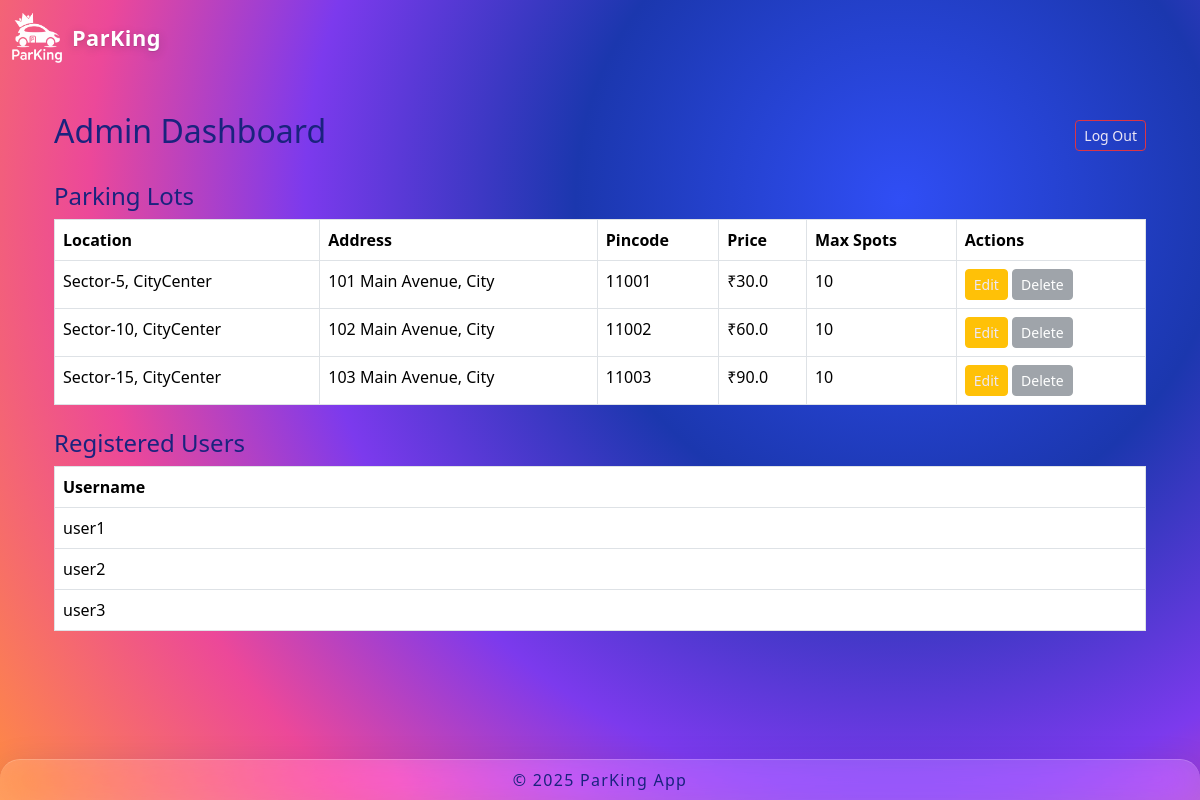
The app's page /admin/dashboard (signed in) with its own data.
### controllers/database.py (models this page shows)
class ParkingLot(db.Model):
    id = db.Column(db.Integer, primary_key=True)        # Primary key column is `id`
    location = db.Column(db.String(120), nullable=False)
    prices = db.Column(db.Float, nullable=False)
    address = db.Column(db.String(200), nullable=False)
    pincode = db.Column(db.String(10), nullable=False)
    max_spots = db.Column(db.Integer, nullable=False)
    spots = db.relationship('ParkingSpot', backref='parking_lot', lazy=True)

class User(db.Model):
    id = db.Column(db.Integer, primary_key=True)
    username = db.Column(db.String(80), unique=True, nullable=False)
    password = db.Column(db.String(120), nullable=False)
    current_booking_id = db.Column(db.Integer, nullable=False, default=0)

### app.py (the view)
@app.route('/admin/dashboard')
def admin_dashboard():
    if 'admin_id' not in session:
        flash("Please log in as admin to access dashboard.", "danger")
        return redirect(url_for('admin_login'))
    parking_lots = ParkingLot.query.all()
    users = User.query.all()
    return render_template('admin_dashboard.html', lots=parking_lots, users=users)

### templates/admin_dashboard.html
{% extends "layout.html" %}
{% block content %}
<div class="container py-4">
  <div class="d-flex justify-content-between align-items-center mb-4">
    <h2>Admin Dashboard</h2>
    <a href="{{ url_for('admin_logout') }}" class="btn btn-outline-danger btn-sm">Log Out</a>
  </div>
  <h4>Parking Lots</h4>
  <table class="table table-bordered mb-4">
    <thead>
      <tr>
        <th>Location</th>
        <th>Address</th>
        <th>Pincode</th>
        <th>Price</th>
        <th>Max Spots</th>
        <th>Actions</th>
      </tr>
    </thead>
    <tbody>
      {% for lot in lots %}
      <tr>
        <td>{{ lot.location }}</td>
        <td>{{ lot.address }}</td>
        <td>{{ lot.pincode }}</td>
        <td>₹{{ lot.prices }}</td>
        <td>{{ lot.max_spots }}</td>
        <td>
          <a href="{{ url_for('admin_edit_lot', lot_id=lot.id) }}" class="btn btn-sm btn-warning">Edit</a>
          {% set occupied_spots = lot.spots|selectattr('status', 'equalto', 'O')|list|length %}
          {% if occupied_spots == 0 %}
            <a href="{{ url_for('admin_delete_lot', lot_id=lot.id) }}" class="btn btn-sm btn-danger" onclick="return confirm('Confirm delete this parking lot?')">Delete</a>
          {% else %}
            <button class="btn btn-sm btn-secondary" disabled>Delete</button>
          {% endif %}
        </td>
      </tr>
      {% endfor %}
    </tbody>
  </table>
  <h4>Registered Users</h4>
  <table class="table table-bordered">
    <thead>
      <tr><th>Username</th></tr>
    </thead>
    <tbody>
      {% for user in users %}
      <tr><td>{{ user.username }}</td></tr>
      {% endfor %}
    </tbody>
  </table>
</div>
{% endblock %}

### static/css/style.css (style rules this page uses)
body { background: radial-gradient( circle at 75% 25%, #304ef5 0%, #1b37ae 30%, #7C3AED 55%, #EC4899 75%, #FF8C42 100% ), #0a1036; color: #1A237E; font-family: 'Segoe UI', 'Roboto', Arial, sans-serif; min-height: 100vh; padding-top: 64px; padding-bottom: 60px; }
a, .btn-link { color: #EDE7F6 !important; }

### records on screen
ParkingLot: location "Sector-5, CityCenter", address "101 Main Avenue, City", pincode "11001", prices "30.0", max_spots "10"
ParkingLot: location "Sector-10, CityCenter", address "102 Main Avenue, City", pincode "11002", prices "60.0", max_spots "10"
ParkingLot: location "Sector-15, CityCenter", address "103 Main Avenue, City", pincode "11003", prices "90.0", max_spots "10"
User: username "user1"
User: username "user2"
User: username "user3"
